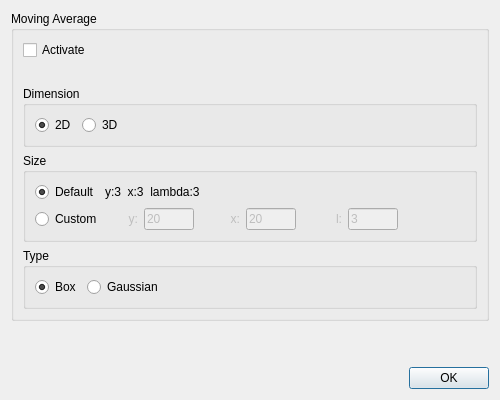
<?xml version="1.0" encoding="UTF-8"?>
<ui version="4.0">
 <class>Dialog</class>
 <widget class="QDialog" name="Dialog">
  <property name="windowModality">
   <enum>Qt::WindowModal</enum>
  </property>
  <property name="geometry">
   <rect>
    <x>0</x>
    <y>0</y>
    <width>500</width>
    <height>400</height>
   </rect>
  </property>
  <property name="minimumSize">
   <size>
    <width>500</width>
    <height>400</height>
   </size>
  </property>
  <property name="maximumSize">
   <size>
    <width>500</width>
    <height>400</height>
   </size>
  </property>
  <property name="windowTitle">
   <string>Normalization Settings</string>
  </property>
  <layout class="QVBoxLayout" name="verticalLayout">
   <item>
    <widget class="QGroupBox" name="groupBox">
     <property name="sizePolicy">
      <sizepolicy hsizetype="Preferred" vsizetype="Expanding">
       <horstretch>0</horstretch>
       <verstretch>0</verstretch>
      </sizepolicy>
     </property>
     <property name="title">
      <string>Moving Average</string>
     </property>
     <layout class="QVBoxLayout" name="verticalLayout_2">
      <item>
       <widget class="QCheckBox" name="activate_moving_average_checkBox">
        <property name="enabled">
         <bool>true</bool>
        </property>
        <property name="text">
         <string>Activate</string>
        </property>
        <property name="checked">
         <bool>false</bool>
        </property>
       </widget>
      </item>
      <item>
       <widget class="QLabel" name="label">
        <property name="text">
         <string/>
        </property>
       </widget>
      </item>
      <item>
       <widget class="QGroupBox" name="dimension_groupBox">
        <property name="sizePolicy">
         <sizepolicy hsizetype="Expanding" vsizetype="Preferred">
          <horstretch>0</horstretch>
          <verstretch>0</verstretch>
         </sizepolicy>
        </property>
        <property name="title">
         <string>Dimension</string>
        </property>
        <layout class="QHBoxLayout" name="horizontalLayout_4">
         <item>
          <widget class="QRadioButton" name="kernel_dimension_2d_radioButton">
           <property name="text">
            <string>2D</string>
           </property>
           <property name="checked">
            <bool>true</bool>
           </property>
          </widget>
         </item>
         <item>
          <widget class="QRadioButton" name="kernel_dimension_3d_radioButton">
           <property name="text">
            <string>3D</string>
           </property>
          </widget>
         </item>
         <item>
          <spacer name="horizontalSpacer_7">
           <property name="orientation">
            <enum>Qt::Horizontal</enum>
           </property>
           <property name="sizeHint" stdset="0">
            <size>
             <width>40</width>
             <height>20</height>
            </size>
           </property>
          </spacer>
         </item>
        </layout>
       </widget>
      </item>
      <item>
       <widget class="QGroupBox" name="size_groupBox">
        <property name="sizePolicy">
         <sizepolicy hsizetype="Expanding" vsizetype="Preferred">
          <horstretch>0</horstretch>
          <verstretch>0</verstretch>
         </sizepolicy>
        </property>
        <property name="title">
         <string>Size</string>
        </property>
        <layout class="QVBoxLayout" name="verticalLayout_8">
         <item>
          <layout class="QHBoxLayout" name="horizontalLayout_6">
           <item>
            <widget class="QRadioButton" name="kernel_size_default_radioButton">
             <property name="text">
              <string>Default</string>
             </property>
             <property name="checked">
              <bool>true</bool>
             </property>
            </widget>
           </item>
           <item>
            <widget class="QLabel" name="kernel_size_default_label">
             <property name="text">
              <string>y:3  x:3  lambda:3</string>
             </property>
            </widget>
           </item>
           <item>
            <spacer name="horizontalSpacer_6">
             <property name="orientation">
              <enum>Qt::Horizontal</enum>
             </property>
             <property name="sizeHint" stdset="0">
              <size>
               <width>40</width>
               <height>20</height>
              </size>
             </property>
            </spacer>
           </item>
          </layout>
         </item>
         <item>
          <layout class="QHBoxLayout" name="horizontalLayout_7">
           <item>
            <widget class="QRadioButton" name="kernel_size_custom_radioButton">
             <property name="text">
              <string>Custom</string>
             </property>
            </widget>
           </item>
           <item>
            <layout class="QHBoxLayout" name="horizontalLayout_5">
             <item>
              <widget class="QLabel" name="kernel_size_custom_y_label">
               <property name="enabled">
                <bool>false</bool>
               </property>
               <property name="minimumSize">
                <size>
                 <width>30</width>
                 <height>0</height>
                </size>
               </property>
               <property name="maximumSize">
                <size>
                 <width>30</width>
                 <height>16777215</height>
                </size>
               </property>
               <property name="layoutDirection">
                <enum>Qt::LeftToRight</enum>
               </property>
               <property name="text">
                <string>y:</string>
               </property>
               <property name="alignment">
                <set>Qt::AlignRight|Qt::AlignTrailing|Qt::AlignVCenter</set>
               </property>
              </widget>
             </item>
             <item>
              <widget class="QLineEdit" name="kernel_size_custom_y_lineEdit">
               <property name="enabled">
                <bool>false</bool>
               </property>
               <property name="minimumSize">
                <size>
                 <width>50</width>
                 <height>0</height>
                </size>
               </property>
               <property name="maximumSize">
                <size>
                 <width>50</width>
                 <height>16777215</height>
                </size>
               </property>
               <property name="text">
                <string>20</string>
               </property>
              </widget>
             </item>
             <item>
              <widget class="QLabel" name="kernel_size_custom_x_label">
               <property name="enabled">
                <bool>false</bool>
               </property>
               <property name="minimumSize">
                <size>
                 <width>40</width>
                 <height>0</height>
                </size>
               </property>
               <property name="maximumSize">
                <size>
                 <width>40</width>
                 <height>16777215</height>
                </size>
               </property>
               <property name="text">
                <string>      x:</string>
               </property>
               <property name="alignment">
                <set>Qt::AlignRight|Qt::AlignTrailing|Qt::AlignVCenter</set>
               </property>
              </widget>
             </item>
             <item>
              <widget class="QLineEdit" name="kernel_size_custom_x_lineEdit">
               <property name="enabled">
                <bool>false</bool>
               </property>
               <property name="minimumSize">
                <size>
                 <width>50</width>
                 <height>0</height>
                </size>
               </property>
               <property name="maximumSize">
                <size>
                 <width>50</width>
                 <height>16777215</height>
                </size>
               </property>
               <property name="text">
                <string>20</string>
               </property>
              </widget>
             </item>
             <item>
              <widget class="QLabel" name="kernel_size_custom_lambda_label">
               <property name="enabled">
                <bool>false</bool>
               </property>
               <property name="minimumSize">
                <size>
                 <width>40</width>
                 <height>0</height>
                </size>
               </property>
               <property name="maximumSize">
                <size>
                 <width>40</width>
                 <height>16777215</height>
                </size>
               </property>
               <property name="text">
                <string>     l:</string>
               </property>
               <property name="alignment">
                <set>Qt::AlignRight|Qt::AlignTrailing|Qt::AlignVCenter</set>
               </property>
              </widget>
             </item>
             <item>
              <widget class="QLineEdit" name="kernel_size_custom_lambda_lineEdit">
               <property name="enabled">
                <bool>false</bool>
               </property>
               <property name="minimumSize">
                <size>
                 <width>50</width>
                 <height>0</height>
                </size>
               </property>
               <property name="maximumSize">
                <size>
                 <width>50</width>
                 <height>16777215</height>
                </size>
               </property>
               <property name="text">
                <string>3</string>
               </property>
              </widget>
             </item>
             <item>
              <spacer name="horizontalSpacer_10">
               <property name="orientation">
                <enum>Qt::Horizontal</enum>
               </property>
               <property name="sizeHint" stdset="0">
                <size>
                 <width>40</width>
                 <height>20</height>
                </size>
               </property>
              </spacer>
             </item>
            </layout>
           </item>
          </layout>
         </item>
        </layout>
       </widget>
      </item>
      <item>
       <widget class="QGroupBox" name="type_groupBox">
        <property name="sizePolicy">
         <sizepolicy hsizetype="Expanding" vsizetype="Preferred">
          <horstretch>0</horstretch>
          <verstretch>0</verstretch>
         </sizepolicy>
        </property>
        <property name="title">
         <string>Type</string>
        </property>
        <layout class="QHBoxLayout" name="horizontalLayout_8">
         <item>
          <widget class="QRadioButton" name="kernel_type_box_radioButton">
           <property name="text">
            <string>Box</string>
           </property>
           <property name="checked">
            <bool>true</bool>
           </property>
          </widget>
         </item>
         <item>
          <widget class="QRadioButton" name="kernel_type_gaussian_radioButton">
           <property name="text">
            <string>Gaussian</string>
           </property>
          </widget>
         </item>
         <item>
          <spacer name="horizontalSpacer_8">
           <property name="orientation">
            <enum>Qt::Horizontal</enum>
           </property>
           <property name="sizeHint" stdset="0">
            <size>
             <width>40</width>
             <height>20</height>
            </size>
           </property>
          </spacer>
         </item>
        </layout>
       </widget>
      </item>
     </layout>
    </widget>
   </item>
   <item>
    <spacer name="verticalSpacer">
     <property name="orientation">
      <enum>Qt::Vertical</enum>
     </property>
     <property name="sizeHint" stdset="0">
      <size>
       <width>20</width>
       <height>40</height>
      </size>
     </property>
    </spacer>
   </item>
   <item>
    <layout class="QHBoxLayout" name="horizontalLayout">
     <item>
      <spacer name="horizontalSpacer">
       <property name="orientation">
        <enum>Qt::Horizontal</enum>
       </property>
       <property name="sizeHint" stdset="0">
        <size>
         <width>40</width>
         <height>20</height>
        </size>
       </property>
      </spacer>
     </item>
     <item>
      <widget class="QPushButton" name="pushButton">
       <property name="text">
        <string>OK</string>
       </property>
      </widget>
     </item>
    </layout>
   </item>
  </layout>
 </widget>
 <resources/>
 <connections>
  <connection>
   <sender>pushButton</sender>
   <signal>clicked()</signal>
   <receiver>Dialog</receiver>
   <slot>ok_clicked()</slot>
   <hints>
    <hint type="sourcelabel">
     <x>446</x>
     <y>370</y>
    </hint>
    <hint type="destinationlabel">
     <x>282</x>
     <y>399</y>
    </hint>
   </hints>
  </connection>
  <connection>
   <sender>kernel_size_default_radioButton</sender>
   <signal>clicked()</signal>
   <receiver>Dialog</receiver>
   <slot>size_radio_button_clicked()</slot>
   <hints>
    <hint type="sourcelabel">
     <x>67</x>
     <y>164</y>
    </hint>
    <hint type="destinationlabel">
     <x>7</x>
     <y>206</y>
    </hint>
   </hints>
  </connection>
  <connection>
   <sender>kernel_size_custom_radioButton</sender>
   <signal>clicked()</signal>
   <receiver>Dialog</receiver>
   <slot>size_radio_button_clicked()</slot>
   <hints>
    <hint type="sourcelabel">
     <x>84</x>
     <y>202</y>
    </hint>
    <hint type="destinationlabel">
     <x>7</x>
     <y>313</y>
    </hint>
   </hints>
  </connection>
  <connection>
   <sender>kernel_dimension_2d_radioButton</sender>
   <signal>clicked()</signal>
   <receiver>Dialog</receiver>
   <slot>dimension_radio_button_clicked()</slot>
   <hints>
    <hint type="sourcelabel">
     <x>82</x>
     <y>118</y>
    </hint>
    <hint type="destinationlabel">
     <x>7</x>
     <y>115</y>
    </hint>
   </hints>
  </connection>
  <connection>
   <sender>kernel_dimension_3d_radioButton</sender>
   <signal>clicked()</signal>
   <receiver>Dialog</receiver>
   <slot>dimension_radio_button_clicked()</slot>
   <hints>
    <hint type="sourcelabel">
     <x>135</x>
     <y>118</y>
    </hint>
    <hint type="destinationlabel">
     <x>7</x>
     <y>175</y>
    </hint>
   </hints>
  </connection>
  <connection>
   <sender>activate_moving_average_checkBox</sender>
   <signal>clicked()</signal>
   <receiver>Dialog</receiver>
   <slot>activate_moving_average_clicked()</slot>
   <hints>
    <hint type="sourcelabel">
     <x>70</x>
     <y>37</y>
    </hint>
    <hint type="destinationlabel">
     <x>9</x>
     <y>53</y>
    </hint>
   </hints>
  </connection>
 </connections>
 <slots>
  <slot>ok_clicked()</slot>
  <slot>size_radio_button_clicked()</slot>
  <slot>dimension_radio_button_clicked()</slot>
  <slot>activate_moving_average_clicked()</slot>
 </slots>
</ui>
